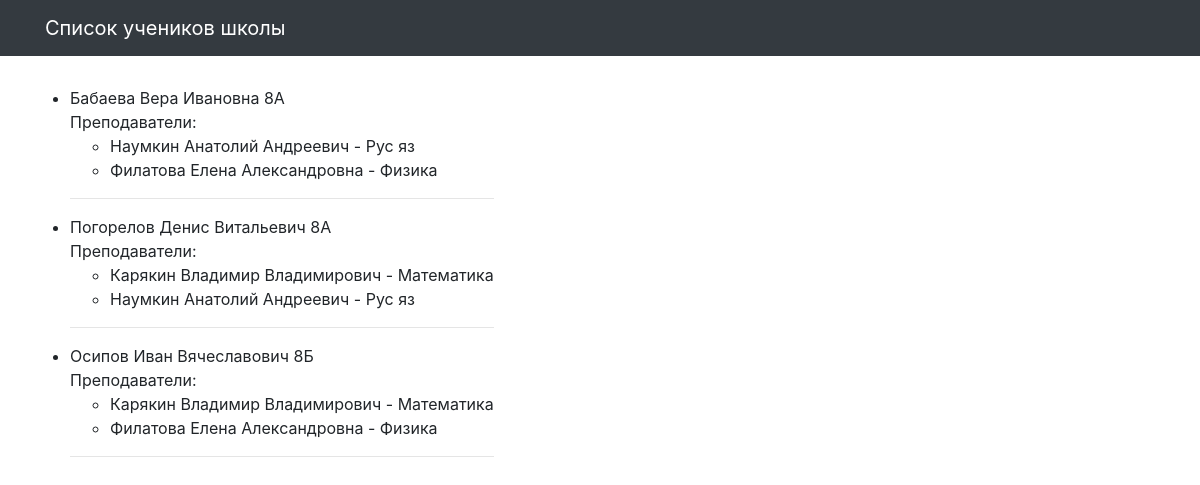
Screenshot of /school/ with the database file from the repository.
### school/models.py (models this page shows, shortened)
class Student(models.Model):
    name = models.CharField(max_length=30, verbose_name='Имя')
    teacher = models.ManyToManyField(Teacher, related_name='students')
    group = models.CharField(max_length=10, verbose_name='Класс')
    class Meta:
        verbose_name = 'Ученик'
        verbose_name_plural = 'Ученики'

class Teacher(models.Model):
    name = models.CharField(max_length=30, verbose_name='Имя')
    subject = models.CharField(max_length=10, verbose_name='Предмет')
    class Meta:
        verbose_name = 'Учитель'
        verbose_name_plural = 'Учителя'

### school/views.py (the view)
# urls.py: path('school/', students_list, name='school'),
def students_list(request):
    students = Student.objects.all().prefetch_related('teacher')
    template = 'school/students_list.html'
    context = {'students': students}
    ordering = 'group'
    return render(request, template, context)

### school/templates/school/students_list.html (shortened to what this page needs)
{% extends "school/base.html" %}
{% load static %}
{% block content %}
<div class="row">
    <ul>
        {% for student in students %}
        <li>{{ student.name }} {{ student.group }} <br>
            Преподаватели:
            <ul>
                {% for teacher in student.teacher.all %}
                <li>{{ teacher.name }} - {{ teacher.subject }}</li>
                {% endfor %}
            </ul>
            <hr>
            {% endfor %}
    </ul>
</div>
{% endblock %}

### m2m/static/css/3-col-portfolio.css (style rules this page uses)
body { padding-top: 84px; padding-bottom: 84px; }
@media (min-width: 992px) { body { padding-top: 86px; padding-bottom: 86px; } }

### rows the page displays
Student: name "Бабаева Вера Ивановна", group "8А"
Teacher: name "Наумкин Анатолий Андреевич", subject "Рус яз"
Teacher: name "Филатова Елена Александровна", subject "Физика"
Student: name "Погорелов Денис Витальевич", group "8А"
Teacher: name "Карякин Владимир Владимирович", subject "Математика"
Student: name "Осипов Иван Вячеславович", group "8Б"
